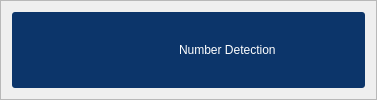
                  <widget class="QFrame" name="frame">
                   <property name="frameShape">
                    <enum>QFrame::StyledPanel</enum>
                   </property>
                   <property name="frameShadow">
                    <enum>QFrame::Raised</enum>
                   </property>
                   <layout class="QVBoxLayout" name="verticalLayout_7">
                    <item>
                     <widget class="QFrame" name="frame_9">
                      <property name="maximumSize">
                       <size>
                        <width>16777215</width>
                        <height>300</height>
                       </size>
                      </property>
                      <property name="styleSheet">
                       <string notr="true">QFrame{
	background: #0C356A;
	border-radius:3px;
}

</string>
                      </property>
                      <property name="frameShape">
                       <enum>QFrame::NoFrame</enum>
                      </property>
                      <property name="frameShadow">
                       <enum>QFrame::Plain</enum>
                      </property>
                      <property name="lineWidth">
                       <number>3</number>
                      </property>
                      <layout class="QHBoxLayout" name="horizontalLayout_25">
                       <property name="topMargin">
                        <number>9</number>
                       </property>
                       <item>
                        <widget class="QFrame" name="frame_10">
                         <property name="styleSheet">
                          <string notr="true"/>
                         </property>
                         <property name="frameShape">
                          <enum>QFrame::StyledPanel</enum>
                         </property>
                         <property name="frameShadow">
                          <enum>QFrame::Raised</enum>
                         </property>
                         <layout class="QHBoxLayout" name="horizontalLayout_5">
                          <property name="leftMargin">
                           <number>0</number>
                          </property>
                          <property name="topMargin">
                           <number>0</number>
                          </property>
                          <property name="rightMargin">
                           <number>0</number>
                          </property>
                          <property name="bottomMargin">
                           <number>0</number>
                          </property>
                          <item>
                           <widget class="QFrame" name="frame_2">
                            <property name="minimumSize">
                             <size>
                              <width>0</width>
                              <height>50</height>
                             </size>
                            </property>
                            <property name="maximumSize">
                             <size>
                              <width>177</width>
                              <height>16777215</height>
                             </size>
                            </property>
                            <property name="frameShape">
                             <enum>QFrame::StyledPanel</enum>
                            </property>
                            <property name="frameShadow">
                             <enum>QFrame::Raised</enum>
                            </property>
                            <layout class="QHBoxLayout" name="horizontalLayout_10">
                             <property name="leftMargin">
                              <number>0</number>
                             </property>
                             <property name="topMargin">
                              <number>0</number>
                             </property>
                             <property name="rightMargin">
                              <number>0</number>
                             </property>
                             <property name="bottomMargin">
                              <number>0</number>
                             </property>
                            </layout>
                           </widget>
                          </item>
                         </layout>
                        </widget>
                       </item>
                       <item>
                        <widget class="QPushButton" name="Camera_connection">
                         <property name="maximumSize">
                          <size>
                           <width>80</width>
                           <height>30</height>
                          </size>
                         </property>
                         <property name="baseSize">
                          <size>
                           <width>70</width>
                           <height>30</height>
                          </size>
                         </property>
                         <property name="cursor">
                          <cursorShape>PointingHandCursor</cursorShape>
                         </property>
                         <property name="toolTip">
                          <string>Connect to Camera</string>
                         </property>
                         <property name="styleSheet">
                          <string notr="true">
QPushButton{
	color: white;
	padding: 5px;
    background-color:#F1F0E8;
	font-size: 11pt;
	font-weight: bold;
	border-radius:7px;
    background-color:transparent;
}

QPushButton:hover{
	background: #a3a3a3;
}

QPushButton:disabled {
    color: #8D8D8D;
}

QPushButton:pressed {
	background: rgb(0, 0, 0);
}</string>
                         </property>
                         <property name="text">
                          <string/>
                         </property>
                         <property name="icon">
                          <iconset>
                           <normaloff>icons/camera_connected.png</normaloff>icons/camera_connected.png</iconset>
                         </property>
                         <property name="iconSize">
                          <size>
                           <width>50</width>
                           <height>50</height>
                          </size>
                         </property>
                        </widget>
                       </item>
                       <item>
                        <widget class="QPushButton" name="live">
                         <property name="maximumSize">
                          <size>
                           <width>70</width>
                           <height>30</height>
                          </size>
                         </property>
                         <property name="cursor">
                          <cursorShape>PointingHandCursor</cursorShape>
                         </property>
                         <property name="toolTip">
                          <string>Search IMG</string>
                         </property>
                         <property name="styleSheet">
                          <string notr="true">
QPushButton{
	color: white;
    background-color:#F1F0E8;
	padding: 5px;
	font-size: 11pt;
	font-weight: bold;
	border-radius:7px;
background-color:transparent;
}

QPushButton:hover{
	background: #a3a3a3;
}

QPushButton:disabled {
    color: #8D8D8D;
}

QPushButton:pressed {
	background: rgb(0, 0, 0);
}</string>
                         </property>
                         <property name="text">
                          <string/>
                         </property>
                         <property name="icon">
                          <iconset>
                           <normaloff>icons/check_appearance.png</normaloff>icons/check_appearance.png</iconset>
                         </property>
                         <property name="iconSize">
                          <size>
                           <width>40</width>
                           <height>40</height>
                          </size>
                         </property>
                        </widget>
                       </item>
                       <item>
                        <spacer name="horizontalSpacer_2">
                         <property name="orientation">
                          <enum>Qt::Horizontal</enum>
                         </property>
                         <property name="sizeHint" stdset="0">
                          <size>
                           <width>40</width>
                           <height>20</height>
                          </size>
                         </property>
                        </spacer>
                       </item>
                       <item>
                        <widget class="QLabel" name="label_2">
                         <property name="maximumSize">
                          <size>
                           <width>260</width>
                           <height>100</height>
                          </size>
                         </property>
                         <property name="styleSheet">
                          <string notr="true">color: white;
font: 26pt &quot;Mongolian Baiti&quot;;</string>
                         </property>
                         <property name="text">
                          <string>Number Detection</string>
                         </property>
                        </widget>
                       </item>
                       <item>
                        <spacer name="horizontalSpacer">
                         <property name="orientation">
                          <enum>Qt::Horizontal</enum>
                         </property>
                         <property name="sizeHint" stdset="0">
                          <size>
                           <width>40</width>
                           <height>20</height>
                          </size>
                         </property>
                        </spacer>
                       </item>
                       <item>
                        <spacer name="horizontalSpacer_3">
                         <property name="orientation">
                          <enum>Qt::Horizontal</enum>
                         </property>
                         <property name="sizeHint" stdset="0">
                          <size>
                           <width>40</width>
                           <height>20</height>
                          </size>
                         </property>
                        </spacer>
                       </item>
                      </layout>
                     </widget>
                    </item>
                   </layout>
                  </widget>
